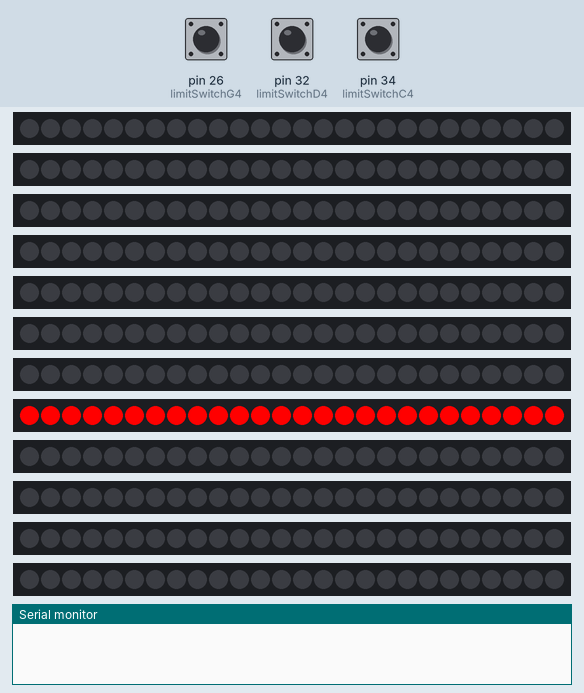
Simulated run of this sketch. Board: Arduino Mega 2560, built with avr-gcc and run on an emulated ATmega2560. On the bench: 12 × 26 RGB LEDs in strip order, left to right, the last lines printed to the serial monitor. The inputs (shaded band) are chosen by the test bench; at power-on: pin 34 (limitSwitchC4) HIGH, pin 26 (limitSwitchG4) HIGH, pin 32 (limitSwitchD4) HIGH.

Above: at 1.4 s.
1.5 s: pin 34 (limitSwitchC4) pulsed LOW 2 times (0.12 s each, 0.3 s apart)
At 3.0 s:
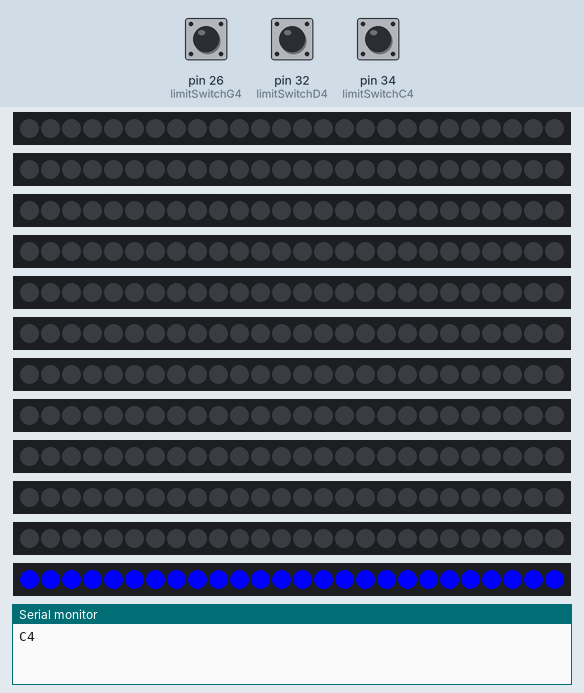
3.6 s: pin 26 (limitSwitchG4) pulsed LOW 2 times (0.12 s each, 0.3 s apart)
At 4.4 s:
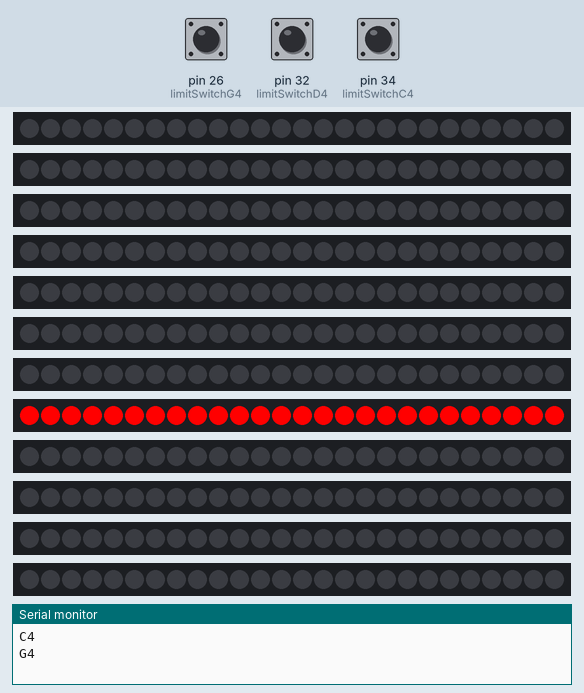
5.7 s: pin 34 (limitSwitchC4) pulled LOW for 0.15 s
At 7.1 s:
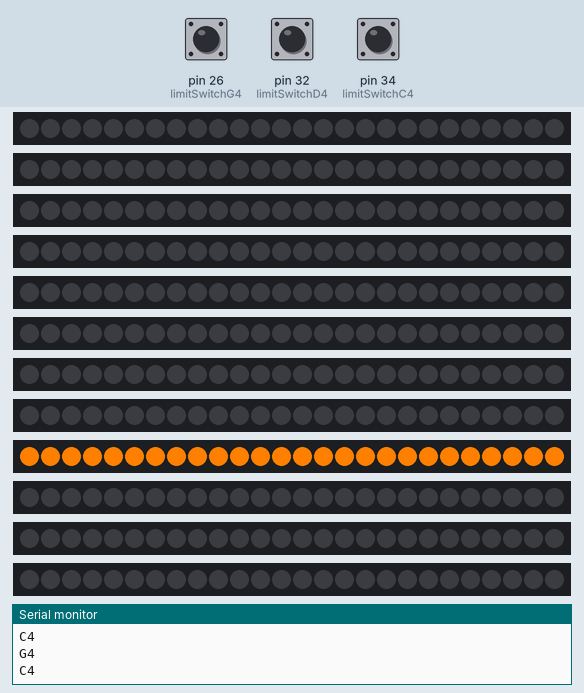
Timing chart, 0 to 8.7 s (numbered marks = the images above; inputs shaded):
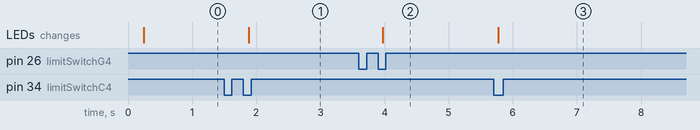

The sketch:

synthesia.ino
```cpp
#include <FastLED.h>
#include <ezButton.h>

//First octave
#define LED_PIN_C3    49
#define LED_PIN_D3    47
#define LED_PIN_E3    45
#define LED_PIN_F3    43
#define LED_PIN_G3    41
#define LED_PIN_A3    39
#define LED_PIN_B3    37

//Second octave
#define LED_PIN_C4    35
#define LED_PIN_D4    33
#define LED_PIN_E4    31
#define LED_PIN_F4    29
#define LED_PIN_G4    27
#define LED_PIN_A4    52
#define LED_PIN_B4    23

#define NUM_LEDS      26

CRGB ledsC3[NUM_LEDS];
CRGB ledsD3[NUM_LEDS];
CRGB ledsE3[NUM_LEDS];
CRGB ledsF3[NUM_LEDS];
CRGB ledsG3[NUM_LEDS];
CRGB ledsA3[NUM_LEDS];
CRGB ledsB3[NUM_LEDS];

CRGB ledsC4[NUM_LEDS];
CRGB ledsD4[NUM_LEDS];
CRGB ledsE4[NUM_LEDS];
CRGB ledsF4[NUM_LEDS];
CRGB ledsG4[NUM_LEDS];
CRGB ledsA4[NUM_LEDS];
CRGB ledsB4[NUM_LEDS];

//First octave
ezButton limitSwitchC3(48);
ezButton limitSwitchD3(46);
ezButton limitSwitchE3(44);
ezButton limitSwitchF3(42);
ezButton limitSwitchG3(40);
ezButton limitSwitchA3(38);
ezButton limitSwitchB3(36);

//Second octave
ezButton limitSwitchC4(34);
ezButton limitSwitchD4(32);
ezButton limitSwitchE4(30);
ezButton limitSwitchF4(28);
ezButton limitSwitchG4(26);
ezButton limitSwitchA4(24);
ezButton limitSwitchB4(22);

int numOfStrs = 14;
String allStrsArr[14] = {"C3", "D3", "E3", "F3", "G3", "A3", "B3", "C4", "D4", "E4", "F4", "G4", "A4", "B4"};
int strsRGBArr[14][3]= {{255,0,0}, {255,127,0}, {255,255,0}, {0,255,0}, {0,0,255}, {75,0,130}, {148,0,211},
                        {255,0,0}, {255,127,0}, {255,255,0}, {0,255,0}, {0,0,255}, {75,0,130}, {148,0,211}};

//can't help falling in love with you
String notesArr[] = {"C4", "G4", "C4", "D4", "E4", "F4", "E4", "D4", "G3", "A3", "B3", "C4", "D4", "E4", "F4", "E4", "D4", "C4"};
int numOfNotes = 18;

void setup() {
  Serial.begin(9600); //Baud rate has to match Python

  FastLED.addLeds<WS2812, LED_PIN_C3, GRB>(ledsC3, NUM_LEDS);
  FastLED.addLeds<WS2812, LED_PIN_D3, GRB>(ledsD3, NUM_LEDS);
  FastLED.addLeds<WS2812, LED_PIN_E3, GRB>(ledsE3, NUM_LEDS);
  FastLED.addLeds<WS2812, LED_PIN_F3, GRB>(ledsF3, NUM_LEDS);
  FastLED.addLeds<WS2812, LED_PIN_G3, GRB>(ledsG3, NUM_LEDS);
  FastLED.addLeds<WS2812, LED_PIN_A3, GRB>(ledsA3, NUM_LEDS);
  FastLED.addLeds<WS2812, LED_PIN_B3, GRB>(ledsB3, NUM_LEDS);

  FastLED.addLeds<WS2812, LED_PIN_C4, GRB>(ledsC4, NUM_LEDS);
  FastLED.addLeds<WS2812, LED_PIN_D4, GRB>(ledsD4, NUM_LEDS);
  FastLED.addLeds<WS2812, LED_PIN_E4, GRB>(ledsE4, NUM_LEDS);
  FastLED.addLeds<WS2812, LED_PIN_F4, GRB>(ledsF4, NUM_LEDS);
  FastLED.addLeds<WS2812, LED_PIN_G4, GRB>(ledsG4, NUM_LEDS);
  FastLED.addLeds<WS2812, LED_PIN_A4, GRB>(ledsA4, NUM_LEDS);
  FastLED.addLeds<WS2812, LED_PIN_B4, GRB>(ledsB4, NUM_LEDS);
  FastLED.setBrightness(255);

  limitSwitchC3.setDebounceTime(50);
  limitSwitchD3.setDebounceTime(50);
  limitSwitchE3.setDebounceTime(50);
  limitSwitchF3.setDebounceTime(50);
  limitSwitchG3.setDebounceTime(50);
  limitSwitchA3.setDebounceTime(50);
  limitSwitchB3.setDebounceTime(50);

  limitSwitchC4.setDebounceTime(50);
  limitSwitchD4.setDebounceTime(50);
  limitSwitchE4.setDebounceTime(50);
  limitSwitchF4.setDebounceTime(50);
  limitSwitchG4.setDebounceTime(50);
  limitSwitchA4.setDebounceTime(50);
  limitSwitchB4.setDebounceTime(50);

  turnOffAllLEDs();
}

void checkStringState(String str, String stateToCheck){
  //At rest/released, state 0. Pulled, state 1.
  int state = get_limit_switch_state(str);
  int x = (stateToCheck == "pulled") ? 1 : 0;
  while(state != x) {
    state = get_limit_switch_state(str);
  }
}

int get_limit_switch_state(String str) {
  if (str == "C3") {
    limitSwitchC3.loop();
    return limitSwitchC3.getState();
  } else if (str == "D3") {
    limitSwitchD3.loop();
    return limitSwitchD3.getState();
  } else if (str == "E3") {
    limitSwitchE3.loop();
    return limitSwitchE3.getState();
  } else if (str == "F3") {
    limitSwitchF3.loop();
    return limitSwitchF3.getState();
  } else if (str == "G3") {
    limitSwitchG3.loop();
    return limitSwitchG3.getState();
  } else if (str == "A3") {
    limitSwitchA3.loop();
    return limitSwitchA3.getState();
  } else if (str == "B3") {
    limitSwitchB3.loop();
    return limitSwitchB3.getState();

  } else if (str == "C4") {
    limitSwitchC4.loop();
    return limitSwitchC4.getState();
  } else if (str == "D4") {
    limitSwitchD4.loop();
    return limitSwitchD4.getState();
  } else if (str == "E4") {
    limitSwitchE4.loop();
    return limitSwitchE4.getState();
  } else if (str == "F4") {
    limitSwitchF4.loop();
    return limitSwitchF4.getState();
  } else if (str == "G4") {
    limitSwitchG4.loop();
    return limitSwitchG4.getState();
  } else if (str == "A4") {
    limitSwitchA4.loop();
    return limitSwitchA4.getState();
  } else if (str == "B4") {
    limitSwitchB4.loop();
    return limitSwitchB4.getState();
  }
}

void waitForStringPluck(String str){
  //Initially, string should be at rest(state 0)
  checkStringState(str, "rest");

  //wait for string to be pulled(state 1)
  checkStringState(str, "pulled");

  //wait for string to be released(state 0)
  checkStringState(str, "released");
}

int getIndexOfStr(String str) {
  for(int i = 0; i < numOfStrs; i++) {
    if(str == allStrsArr[i]) {
      return i;
    }
  }
}

void turnOnLEDStrip(int strIndex) {
  String str = allStrsArr[strIndex];
  int rgbArr = strsRGBArr[strIndex];

  //turnonSpecificLEDStrip based on str name
  if(str == "C3"){
    turnOnSpecificLEDStrip(ledsC3, rgbArr);
  } else if(str == "D3"){
    turnOnSpecificLEDStrip(ledsD3, rgbArr);
  } else if(str == "E3"){
    turnOnSpecificLEDStrip(ledsE3, rgbArr);
  } else if(str == "F3"){
    turnOnSpecificLEDStrip(ledsF3, rgbArr);
  } else if(str == "G3"){
    turnOnSpecificLEDStrip(ledsG3, rgbArr);
  } else if(str == "A3"){
    turnOnSpecificLEDStrip(ledsA3, rgbArr);
  } else if(str == "B3"){
    turnOnSpecificLEDStrip(ledsB3, rgbArr);

  } else if(str == "C4"){
    turnOnSpecificLEDStrip(ledsC4, rgbArr);
  } else if(str == "D4"){
    turnOnSpecificLEDStrip(ledsD4, rgbArr);
  } else if(str == "E4"){
    turnOnSpecificLEDStrip(ledsE4, rgbArr);
  } else if(str == "F4"){
    turnOnSpecificLEDStrip(ledsF4, rgbArr);
  } else if(str == "G4"){
    turnOnSpecificLEDStrip(ledsG4, rgbArr);
  } else if(str == "A4"){
    turnOnSpecificLEDStrip(ledsA4, rgbArr);
  } else if(str == "B4"){
    turnOnSpecificLEDStrip(ledsB4, rgbArr);
  }
}

void turnOnSpecificLEDStrip(CRGB leds[], int rgb[]) {
  for(int i = 0; i < NUM_LEDS; i++) {
    leds[i] = CRGB(rgb[0], rgb[1], rgb[2]);
  }
  FastLED.show();
}

void turnOffLEDStrip(int strIndex) {
  String str = allStrsArr[strIndex];
  int rgbArr = strsRGBArr[strIndex];

  //turnoffSpecificLEDStrip based on str name
  if(str == "C3"){
    turnOffSpecificLEDStrip(ledsC3);
  } else if(str == "D3"){
    turnOffSpecificLEDStrip(ledsD3);
  } else if(str == "E3"){
    turnOffSpecificLEDStrip(ledsE3);
  } else if(str == "F3"){
    turnOffSpecificLEDStrip(ledsF3);
  } else if(str == "G3"){
    turnOffSpecificLEDStrip(ledsG3);
  } else if(str == "A3"){
    turnOffSpecificLEDStrip(ledsA3);
  } else if(str == "B3"){
    turnOffSpecificLEDStrip(ledsB3);

  } else if(str == "C4"){
    turnOffSpecificLEDStrip(ledsC4);
  } else if(str == "D4"){
    turnOffSpecificLEDStrip(ledsD4);
  } else if(str == "E4"){
    turnOffSpecificLEDStrip(ledsE4);
  } else if(str == "F4"){
    turnOffSpecificLEDStrip(ledsF4);
  } else if(str == "G4"){
    turnOffSpecificLEDStrip(ledsG4);
  } else if(str == "A4"){
    turnOffSpecificLEDStrip(ledsA4);
  } else if(str == "B4"){
    turnOffSpecificLEDStrip(ledsB4);
  }
}

void turnOffAllLEDs() {
  turnOffSpecificLEDStrip(ledsC3);
  turnOffSpecificLEDStrip(ledsD3);
  turnOffSpecificLEDStrip(ledsE3);
  turnOffSpecificLEDStrip(ledsF3);
  turnOffSpecificLEDStrip(ledsG3);
  turnOffSpecificLEDStrip(ledsA3);
  turnOffSpecificLEDStrip(ledsB3);

  turnOffSpecificLEDStrip(ledsC4);
  turnOffSpecificLEDStrip(ledsD4);
  turnOffSpecificLEDStrip(ledsE4);
  turnOffSpecificLEDStrip(ledsF4);
  turnOffSpecificLEDStrip(ledsG4);
  turnOffSpecificLEDStrip(ledsA4);
  turnOffSpecificLEDStrip(ledsB4);
}

void turnOffSpecificLEDStrip(CRGB leds[]) {
  for(int i = 0; i < NUM_LEDS; i++) {
    leds[i] = CRGB(0, 0, 0);
  }
  FastLED.show();
}

void noteSynthesia(String str){
  int strIndex = getIndexOfStr(str);
  turnOnLEDStrip(strIndex);//turn on led for corresponding note

  waitForStringPluck(str);

  Serial.println(str);//play music
  turnOffLEDStrip(strIndex);//turn off led for corresponding note
}

void loop() {
  //loop through notesArr, basically your songsheet
  for(int i = 0; i < numOfNotes; i++){
    String note = notesArr[i];
    noteSynthesia(note);
  }
}
```

Measured:
- after the input at 1.5 s, the LEDs: change after 0.38 s (image 1)
- after the input at 3.6 s, the LEDs: change after 0.37 s (image 2)
- after the input at 5.7 s, the LEDs: change after 0.08 s (image 3)
